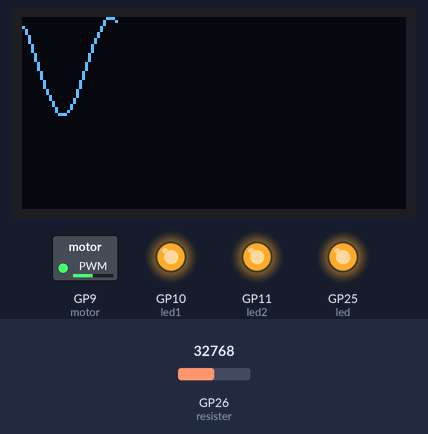
This program was run on a simulated Raspberry Pi Pico running MicroPython. Parts: 128×64 one-colour display, switched loads named in the program (green lamp = pin HIGH), output pins drawn as LEDs (lit = HIGH). The inputs (shaded band) are chosen by the test bench; at power-on: GP26 (resister) = 32768 (analog values on the 0–65535 scale). Library files of the repository ran but are not shown: ssd1306.py; what the program prints to the serial console is not drawn.

Above: at 1.2 s.
1.3 s: GP26 (resister) set to 45874
At 1.76 s:
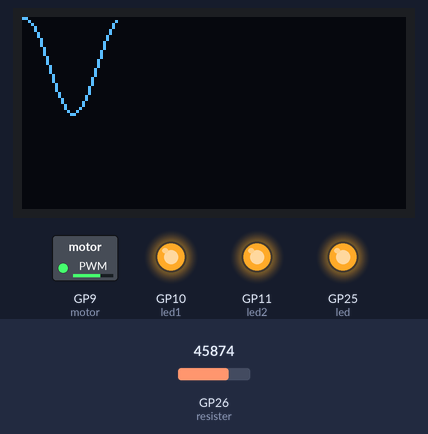
3.7 s: GP26 (resister) set to 57670
At 4.26 s:
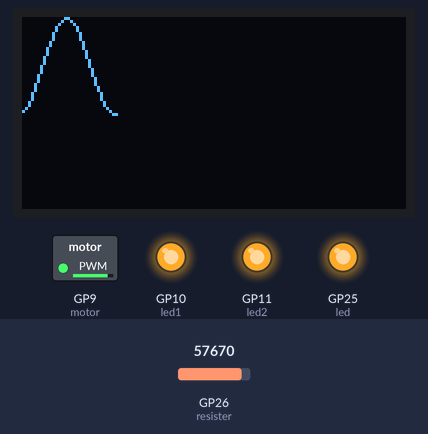
6.2 s: GP26 (resister) set to 7864
At 6.75 s:
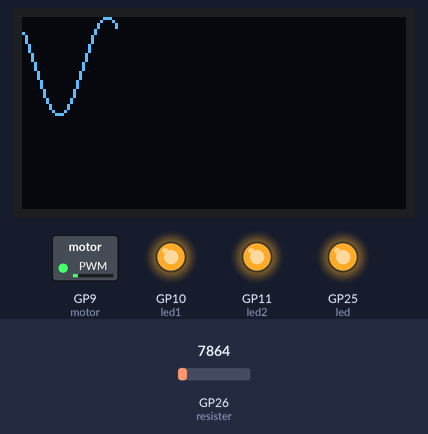
8.7 s: GP26 (resister) set to 0
At 9.25 s:
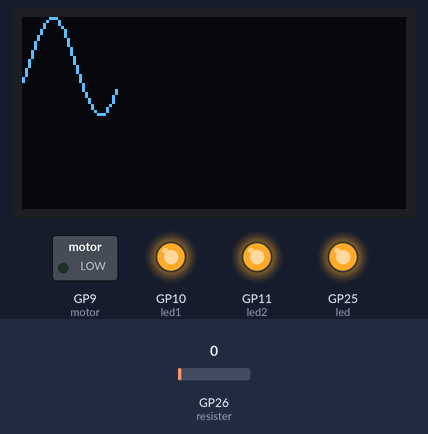
Timing chart, 0 to 11.7 s (numbered marks = the images above; inputs shaded):
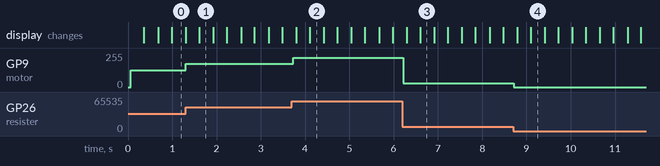

The program:

motorResister.py
```python
#とりあえず可変抵抗の値を見てduty調整
#LCDにsin波を表示する事には成功した
#プログラムの構造を再設定してコーディングする
#LCDのUIを整える
from machine import ADC,Pin,PWM
import machine
import utime
import ssd1306
import math
import sys

resister = ADC(Pin(26))
motor = PWM(Pin(9,Pin.OUT))

i2c = machine.I2C(1,sda=machine.Pin(18),scl=machine.Pin(19),freq=400000)
try:
    print("ADDR -> ",hex(i2c.scan()[0]))
except:
    print("ADDR BUFFER LENGTH -> ",len(i2c.scan()))
    print("CONNECTING ERROR")

display = ssd1306.SSD1306_I2C(128,64,i2c)

#三角関数を描画
y = []
A = 0
x = list(range(33))

#周波数を設定
motor.freq(1500)  #10000Hzに設定

led = Pin(25,Pin.OUT)
led1 = Pin(10,Pin.OUT)
led2 = Pin(11,Pin.OUT)
led.value(1)
led2.value(1)
led1.value(1)

while True:
    display.fill(0)
    for i in range(33):
            ans = 16*math.sin((2*math.pi*(i/32))-A) + 16
            y.append(round(ans))

    for i in range(31):
        display.line(x[i],y[i],x[i+1],y[i+1],1)

    display.show()

    if A <=6.3:
        A+= 0.04
    else:
        A = 0
    y.clear()

    resister_value = resister.read_u16()

    voltage = (resister_value / (65535*3.2))*10

    duty_value = (voltage / 3.2)

    duty = int(duty_value * 65536)
    motor.duty_u16(duty)

    print("duty->",duty)


    utime.sleep(0.01)
```

Measured:
- after the input at 1.3 s, GP9 (motor): 125/255 → 174/255 at once
- after the input at 3.7 s, GP9 (motor): 174/255 → 219/255 at once
- after the input at 6.2 s, GP9 (motor): 219/255 → 30/255 at once
- after the input at 8.7 s, GP9 (motor): 30/255 → 0/255 at once
